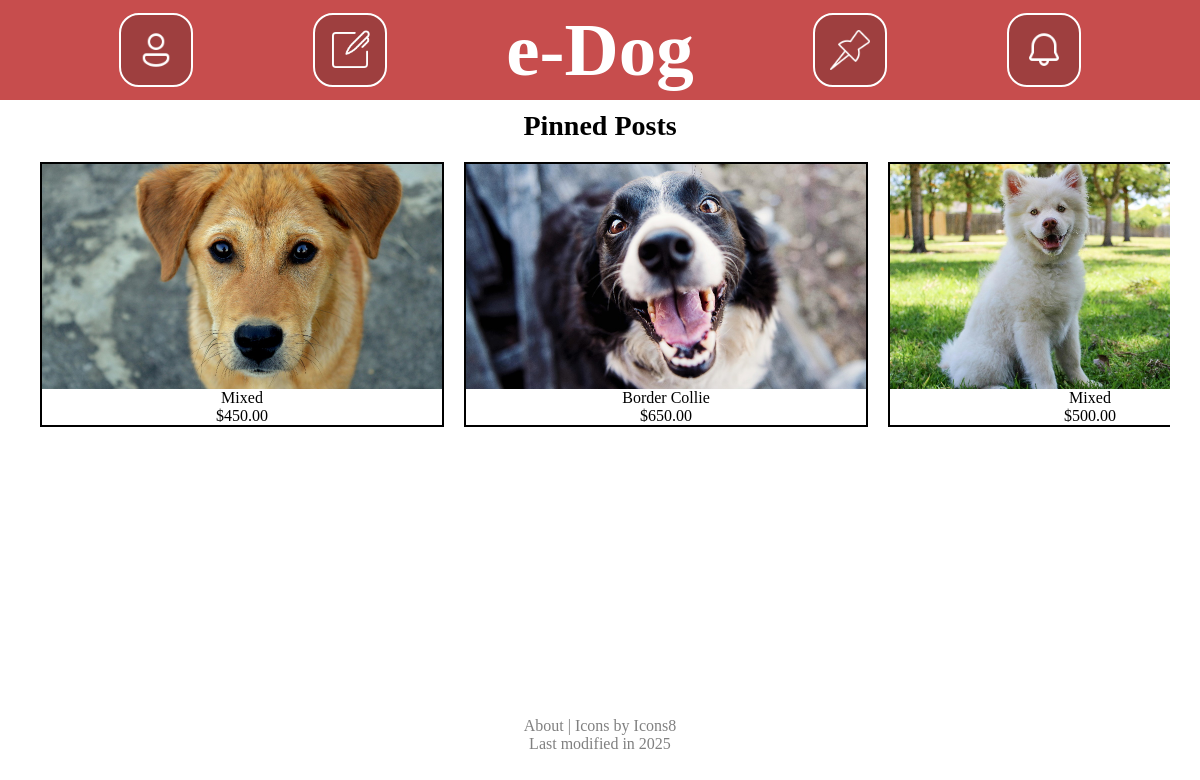
Page /user/pinned/ (signed in) on the committed database.
### post/models.py (models this page shows, shortened)
class Image(models.Model):
    photo = models.ImageField(upload_to="pics/%Y/%m/%d/", validators=[validate_image_size])
    title = models.CharField(max_length=20)
    post = models.ForeignKey(Post, on_delete=models.CASCADE)

class Post(models.Model):
    user = models.ForeignKey(User, on_delete=models.CASCADE)
    breeds = models.CharField(max_length=100)
    price = models.DecimalField(decimal_places=2, max_digits=9)
    description = models.TextField(max_length=1000)
    age = models.DateField()
    dateCreated = models.DateField(auto_now_add=True)

### user/views.py (the view)
# urls.py: path("pinned/", views.pinned, name="pinned"),
@login_required
def pinned(request):
    checkPins = Pinned.objects.filter(user=request.user.pk)
    if len(checkPins) > 0:
        pinned = checkPins[0]
    else:
        userPinned = Pinned()
        userPinned.user = request.user
        userPinned.pinnedPosts = []
        userPinned.save()
        pinned = userPinned
    pinnedPosts = list()
    for post in pinned.pinnedPosts:
        filteredPosts = Post.objects.filter(pk=int(post))
        if len(filteredPosts) > 0:
            pinnedPosts.append(filteredPosts[0])
    postBoxes = PostBox.easyCombine(pinnedPosts, "/post/")
    context = {
        "postBoxes": postBoxes,
    }
    return render(request, "user/pinned.html", context)

### post/postBox.py (called while the page is built)
    @staticmethod
    def easyCombine(posts, linkType):
        postBoxes = []
        for post in posts:
            postImages = Image.objects.filter(post=post.pk)[:1]
            if postImages:
                thumbnail = postImages[0]
            else:
                thumbnail = None
            aPost = PostBox(thumbnail, post, f"{linkType}{post.pk}")
            postBoxes.append(aPost)
        return postBoxes

### user/templates/user/pinned.html (shortened to what this page needs)
<!DOCTYPE html>
<html lang="en-US">
	<head>
		{% load static %}
		{% include "browse/head.html" %}
	</head>
	<body>
		<div class="content">
			{% include "browse/header.html" %}
			<h2>Pinned Posts</h2>
            <div class="browseRow">
				{% include "post/postBoxes.html" %}
			</div>
			{% include "browse/footer.html" %}
		</div>
	</body>
</html>

### post/templates/post/postBoxes.html (shortened to what this page needs)
{% if postBoxes %}
	{% for postBox in postBoxes %}
        <a class="postBox" href="{{postBox.url}}/">
			<div class="imageBox">
			    <img class="image" src="{{postBox.thumbnail.photo.url}}">
			</div>
			{% if postBox.post.breeds%}
				<p>{{postBox.post.breeds}}</p>
			{% else %}
				<p>N/A</p>
			{% endif %}
			<p>${{postBox.post.price}}</p>
		</a>
	{% endfor %}
{% else %}
	<p>No posts are available.</p>
{% endif %}

### browse/static/browse/style.css (style rules this page uses)
:root { --textColor: #ffffff; --headerBGColor: #c74d4d; --iconBGColor: #9e3f3f; --contentBGColor: #ffffff; --bodyBGColor: #252525; --buttonColor: #dbdbdb; --buttonHover: #c0c0c0; --buttonPressed: #a8a8a8; --buttonTextColor: black; --buttonBorder: 1px solid black; --buttonRadius: 5px; --imgWidth: 400px; --imgHeight: 225px; }
body { background-color: var(--bodyBGColor); margin: 0; padding: 0; overflow-y: scroll; }
.content { display: flex; flex-direction: column; align-items: center; width: 100%; min-height: 100vh; background-color: var(--contentBGColor); }
p { margin: 0px; }
a { text-decoration: none; color:rgb(0, 0, 0); margin: 0px; }
h2 { margin: 0px; font-size: 28px; }
.image { width: var(--imgWidth); height: var(--imgHeight); }
.imageBox { display: flex; flex-direction: column; justify-content: center; margin-left: 10px; margin-right: 10px; }
.browseRow { display: flex; overflow-x: scroll; align-items: center; height: calc(var(--imgHeight) + 80px); width: 95%; }
.postBox { display: flex; flex-direction: column; align-items: center; text-align: center; width: 400px; margin-left: 10px; margin-right: 10px; border: 2px solid black; }

### rows in the picture
Image: thumbnail.photo (picture)
Post: post.breeds "Mixed", post.price "450.00"
Image: thumbnail.photo (picture)
Post: post.breeds "Border Collie", post.price "650.00"
Image: thumbnail.photo (picture)
Post: post.breeds "Mixed", post.price "500.00"
